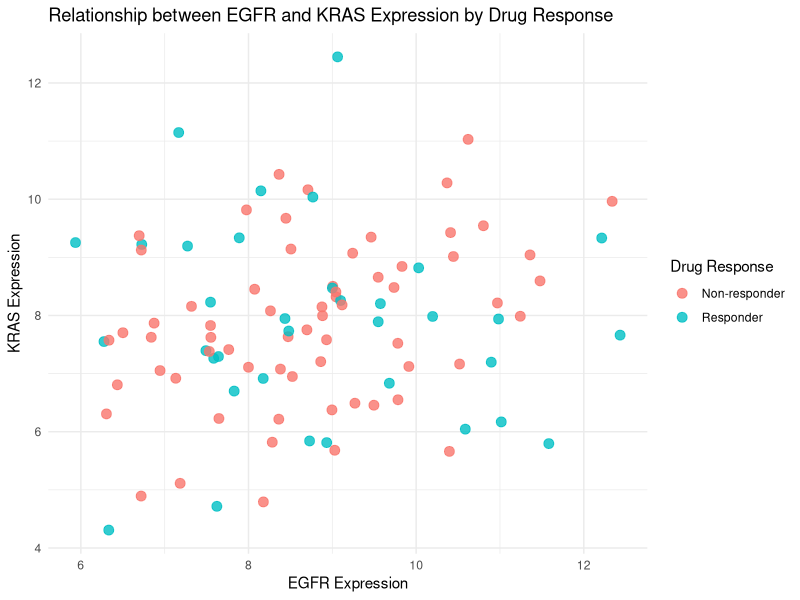
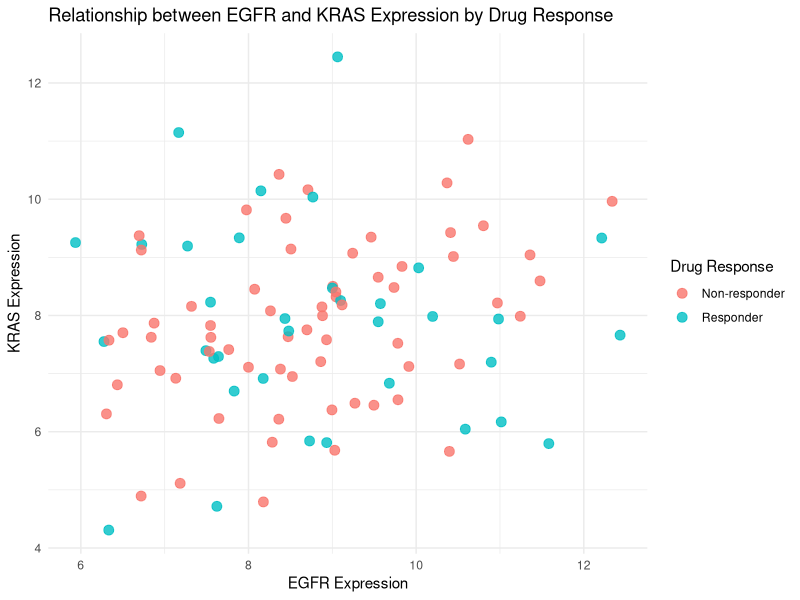

R code for these plots, in order:
library(tidyverse)
library(ggrepel)

# Load the data
data <- read.csv("bio_complex_data.csv")

# Create the scatter plot
final_plot <- ggplot(data, aes(x = EGFR_expr, y = KRAS_expr, color = drug_response)) +
  geom_point(size = 3, alpha = 0.8) +
  labs(
    x = "EGFR Expression",
    y = "KRAS Expression",
    color = "Drug Response",
    title = "Relationship between EGFR and KRAS Expression by Drug Response"
  ) +
  theme_minimal()

# Save the plot in PNG and PDF formats
ggsave("__OUTPUT_PNG_FILE__", plot = final_plot, width = 8, height = 6, dpi = 300)
ggsave("__OUTPUT_PDF_FILE__", plot = final_plot, width = 8, height = 6)